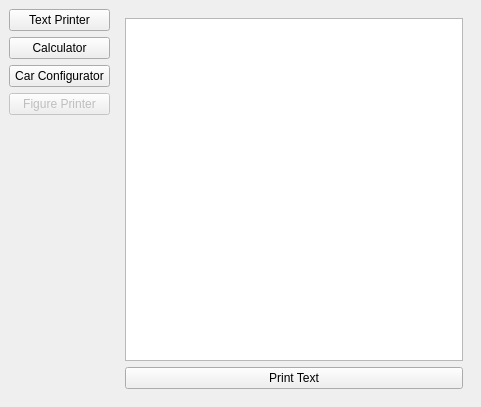
<?xml version="1.0" encoding="UTF-8"?>
<ui version="4.0">
 <class>MainWindow</class>
 <widget class="QMainWindow" name="MainWindow">
  <property name="geometry">
   <rect>
    <x>0</x>
    <y>0</y>
    <width>481</width>
    <height>407</height>
   </rect>
  </property>
  <property name="windowTitle">
   <string>MainWindow</string>
  </property>
  <widget class="QWidget" name="centralwidget">
   <property name="sizePolicy">
    <sizepolicy hsizetype="Preferred" vsizetype="Preferred">
     <horstretch>0</horstretch>
     <verstretch>0</verstretch>
    </sizepolicy>
   </property>
   <layout class="QHBoxLayout" name="horizontalLayout" stretch="22,78">
    <item>
     <layout class="QVBoxLayout" name="verticalLayout">
      <item>
       <widget class="QPushButton" name="text_printer_button">
        <property name="text">
         <string>Text Printer</string>
        </property>
       </widget>
      </item>
      <item>
       <widget class="QPushButton" name="calculator_button">
        <property name="text">
         <string>Calculator</string>
        </property>
       </widget>
      </item>
      <item>
       <widget class="QPushButton" name="car_configurator_button">
        <property name="text">
         <string>Car Configurator</string>
        </property>
       </widget>
      </item>
      <item>
       <widget class="QPushButton" name="figure_printer_button">
        <property name="enabled">
         <bool>false</bool>
        </property>
        <property name="text">
         <string>Figure Printer</string>
        </property>
        <property name="checkable">
         <bool>false</bool>
        </property>
       </widget>
      </item>
      <item>
       <spacer name="verticalSpacer">
        <property name="orientation">
         <enum>Qt::Vertical</enum>
        </property>
        <property name="sizeHint" stdset="0">
         <size>
          <width>20</width>
          <height>40</height>
         </size>
        </property>
       </spacer>
      </item>
     </layout>
    </item>
    <item>
     <widget class="QStackedWidget" name="main_stacked_widget">
      <property name="currentIndex">
       <number>0</number>
      </property>
      <widget class="QWidget" name="page">
       <layout class="QVBoxLayout" name="verticalLayout_3">
        <item>
         <widget class="QPlainTextEdit" name="text_printer_output">
          <property name="readOnly">
           <bool>true</bool>
          </property>
         </widget>
        </item>
        <item>
         <widget class="QPushButton" name="start_text_printer_button">
          <property name="text">
           <string>Print Text</string>
          </property>
         </widget>
        </item>
       </layout>
      </widget>
      <widget class="QWidget" name="page_2">
       <layout class="QVBoxLayout" name="verticalLayout_4" stretch="50,15,10,15,10">
        <item>
         <widget class="QLCDNumber" name="calculator_output">
          <property name="sizePolicy">
           <sizepolicy hsizetype="Minimum" vsizetype="Preferred">
            <horstretch>0</horstretch>
            <verstretch>0</verstretch>
           </sizepolicy>
          </property>
          <property name="value" stdset="0">
           <double>0.000000000000000</double>
          </property>
         </widget>
        </item>
        <item>
         <spacer name="verticalSpacer_3">
          <property name="orientation">
           <enum>Qt::Vertical</enum>
          </property>
          <property name="sizeHint" stdset="0">
           <size>
            <width>20</width>
            <height>40</height>
           </size>
          </property>
         </spacer>
        </item>
        <item>
         <layout class="QHBoxLayout" name="horizontalLayout_3">
          <item>
           <widget class="QComboBox" name="first_operand_combobox"/>
          </item>
          <item>
           <widget class="QComboBox" name="math_operator_combobox"/>
          </item>
          <item>
           <widget class="QComboBox" name="second_operand_combobox"/>
          </item>
         </layout>
        </item>
        <item>
         <spacer name="verticalSpacer_2">
          <property name="orientation">
           <enum>Qt::Vertical</enum>
          </property>
          <property name="sizeHint" stdset="0">
           <size>
            <width>20</width>
            <height>40</height>
           </size>
          </property>
         </spacer>
        </item>
        <item>
         <widget class="QPushButton" name="start_calculation_button">
          <property name="text">
           <string>Calculate</string>
          </property>
         </widget>
        </item>
       </layout>
      </widget>
      <widget class="QWidget" name="page_4">
       <layout class="QVBoxLayout" name="verticalLayout_5" stretch="10,20,20,20,20,0">
        <item>
         <widget class="QLabel" name="car_configurator_headline_label">
          <property name="text">
           <string>Choose a car configuration:</string>
          </property>
         </widget>
        </item>
        <item>
         <widget class="QFrame" name="car_model_selection_frame">
          <property name="frameShape">
           <enum>QFrame::StyledPanel</enum>
          </property>
          <property name="frameShadow">
           <enum>QFrame::Raised</enum>
          </property>
          <layout class="QHBoxLayout" name="horizontalLayout_9" stretch="40,60">
           <item>
            <widget class="QLabel" name="label_2">
             <property name="text">
              <string>First select the car model:</string>
             </property>
             <property name="wordWrap">
              <bool>true</bool>
             </property>
            </widget>
           </item>
           <item>
            <widget class="QComboBox" name="car_model_selection_combobox"/>
           </item>
          </layout>
         </widget>
        </item>
        <item>
         <widget class="QFrame" name="tire_selection_frame">
          <property name="frameShape">
           <enum>QFrame::StyledPanel</enum>
          </property>
          <property name="frameShadow">
           <enum>QFrame::Raised</enum>
          </property>
          <layout class="QHBoxLayout" name="horizontalLayout_5" stretch="40,60">
           <item>
            <widget class="QLabel" name="label_3">
             <property name="text">
              <string>Now choose the tires:</string>
             </property>
             <property name="wordWrap">
              <bool>true</bool>
             </property>
            </widget>
           </item>
           <item>
            <widget class="QComboBox" name="tire_selection_combobox"/>
           </item>
          </layout>
         </widget>
        </item>
        <item>
         <widget class="QFrame" name="interior_design_frame">
          <property name="frameShape">
           <enum>QFrame::StyledPanel</enum>
          </property>
          <property name="frameShadow">
           <enum>QFrame::Raised</enum>
          </property>
          <layout class="QHBoxLayout" name="horizontalLayout_4" stretch="40,60">
           <item>
            <widget class="QLabel" name="label_4">
             <property name="text">
              <string>Next the interior design:</string>
             </property>
             <property name="wordWrap">
              <bool>true</bool>
             </property>
            </widget>
           </item>
           <item>
            <widget class="QComboBox" name="interior_design_combobox"/>
           </item>
          </layout>
         </widget>
        </item>
        <item>
         <widget class="QFrame" name="propulsion_system_frame">
          <property name="frameShape">
           <enum>QFrame::StyledPanel</enum>
          </property>
          <property name="frameShadow">
           <enum>QFrame::Raised</enum>
          </property>
          <layout class="QHBoxLayout" name="horizontalLayout_7" stretch="40,60">
           <item>
            <widget class="QLabel" name="label_5">
             <property name="text">
              <string>Finally the propulsion system:</string>
             </property>
             <property name="wordWrap">
              <bool>true</bool>
             </property>
            </widget>
           </item>
           <item>
            <widget class="QComboBox" name="propulsion_system_combobox"/>
           </item>
          </layout>
         </widget>
        </item>
        <item>
         <widget class="QPushButton" name="show_configuration_button">
          <property name="text">
           <string>Show configuration</string>
          </property>
         </widget>
        </item>
       </layout>
      </widget>
      <widget class="QWidget" name="page_3">
       <layout class="QVBoxLayout" name="verticalLayout_2" stretch="82,5,8,5">
        <item>
         <widget class="QPlainTextEdit" name="figure_printer_output">
          <property name="readOnly">
           <bool>true</bool>
          </property>
         </widget>
        </item>
        <item>
         <widget class="QComboBox" name="figure_combobox">
          <property name="frame">
           <bool>true</bool>
          </property>
         </widget>
        </item>
        <item>
         <spacer name="verticalSpacer_4">
          <property name="orientation">
           <enum>Qt::Vertical</enum>
          </property>
          <property name="sizeHint" stdset="0">
           <size>
            <width>20</width>
            <height>40</height>
           </size>
          </property>
         </spacer>
        </item>
        <item>
         <widget class="QPushButton" name="start_drawing_figure_button">
          <property name="text">
           <string>Draw Figure</string>
          </property>
         </widget>
        </item>
       </layout>
      </widget>
     </widget>
    </item>
   </layout>
  </widget>
  <action name="actionSettings">
   <property name="text">
    <string>Settings</string>
   </property>
  </action>
  <action name="actionPreferences">
   <property name="text">
    <string>Preferences</string>
   </property>
  </action>
 </widget>
 <resources/>
 <connections/>
</ui>
